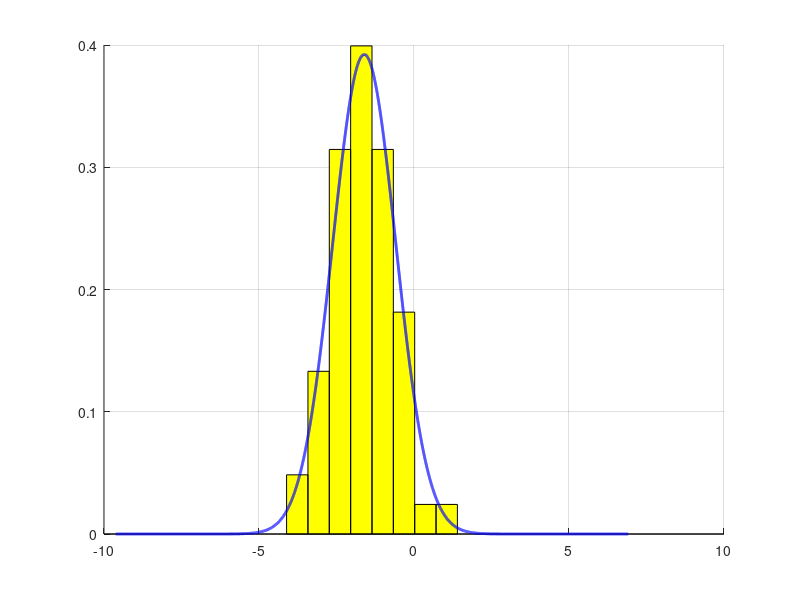
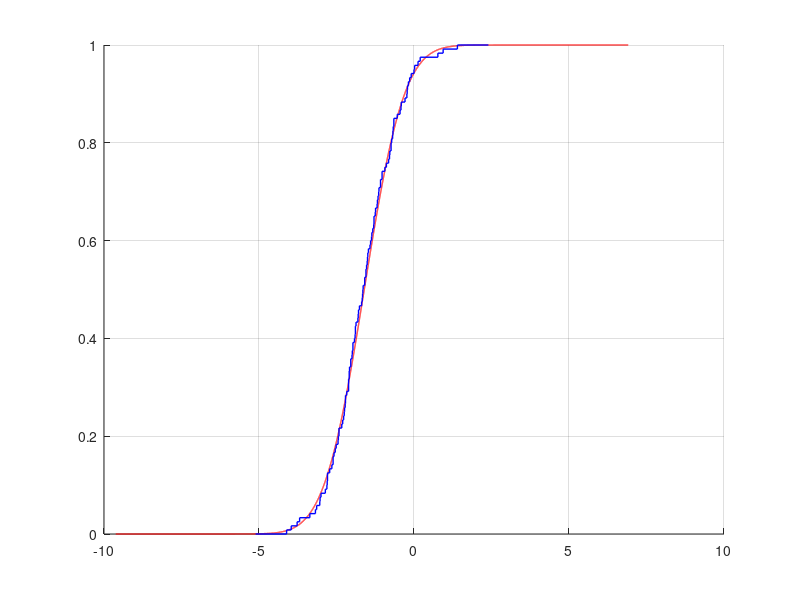

MATLAB code to generate these figures, in order:
warning("off", "Octave:data-file-in-path");
X = csvread('x.csv');
X = sort(X);
n = length(X);

fprintf("а) вычисление максимального значения M_max и минимального значения \
M_min:\n");
M_max = max(X);
M_min = min(X);
fprintf("\tM_max = %+.4f\n\tM_min = %+.4f\n", M_max, M_min);

fprintf("\nб) вычисление размаха R выборки:\n");
R = M_max - M_min;
fprintf("\tR = %.4f\n", R);

fprintf("\nв) вычисление оценок Mu и S_quad математического ожидания MX и \
дисперсии DX:\n");
Mu = sum(X) / n;
S_quad = sum((X - Mu) .^2) / (n - 1);
fprintf("\tMu = %.4f\n\tS_quad = %.4f\n", Mu, S_quad);

S = sqrt(S_quad);

fprintf("\nг) группировка значений выборки в m = [log2(n)] + 2 интервала:\n");
m = floor(log2(n)) + 2;
fprintf("\tКоличество интервалов m = %d\n\n", m);
delta = (X(n) - X(1)) / m;
J_limits = M_min : delta : M_max;
ni = zeros(m, 1);

for i = 1 : m
    count = 0;
    
    for x = X
        if (i == m) && (x >= J_limits(i)) && (x <= J_limits(i + 1))
            count++;
        elseif (x >= J_limits(i)) && (x < J_limits(i + 1))
            count++;
        endif
    endfor
    
    if (i == m)
        fprintf("\t%d) [%+.3f; %+.3f), n%d = %d\n", i, J_limits(i), 
                J_limits(i + 1), i, count);
    else
        fprintf("\t%d) [%+.3f; %+.3f], n%d = %d\n", i, J_limits(i),
                J_limits(i + 1), i, count);
    endif
    
    ni(i) = count;
endfor

fprintf("\nд) построение на одной координатной плоскости гистограммы\
         \n   и графика функции плотности распределния вероятностей\
         \n   нормальной случайной величины с математическим\
         \n   ожиданием Mu и дисперсией S_quad\n");

J_middles = zeros(m, 1);

for i = 1 : m
    J_middles(i) = (J_limits(i) + J_limits(i + 1)) / 2;
endfor

fn_values = zeros(m, 1);

for i = 1 : m
    fn_values(i) = ni(i) / (n * delta);
endfor

step = S / 1000;
x_coords = (M_min - R) : step : (M_max + R);
f_density_normal = normpdf(x_coords, Mu, S);

figure
hold on;
bar(J_middles, fn_values, 1, 'y')
plot(x_coords, f_density_normal, 'b', 'LineWidth', 2);
grid on;
hold off;

fprintf("\nе) построение на другой координатной плоскости графика\
         \n   эмпирической функции распределения и функции\
         \n   распределения нормальной случайной величины с\
         \n   математическим ожиданием Mu и дисперсией S_quad\n"); 

t_arr = zeros(n + 2, 1);
t_arr(1) = X(1) - 1;
t_arr(n + 2) = X(n) + 1;

for i = 2 : n + 1
    t_arr(i) = X(i - 1);
endfor

f_emp = zeros(length(t_arr), 1);

for i = 1 : length(t_arr)
    count = 0;
    
    for j = 1 : n
        if (t_arr(i) >= X(j))
            count++;
        end
    endfor
    
    f_emp(i) = count / n;
endfor

xs = (M_min - R) : step : (M_max + R);
f_norm = normcdf(x_coords, Mu, S);

figure
hold on;
plot(xs, f_norm, 'r', 'linewidth', 1);
stairs(t_arr, f_emp, 'b', 'linewidth', 1);
grid on;
hold off;